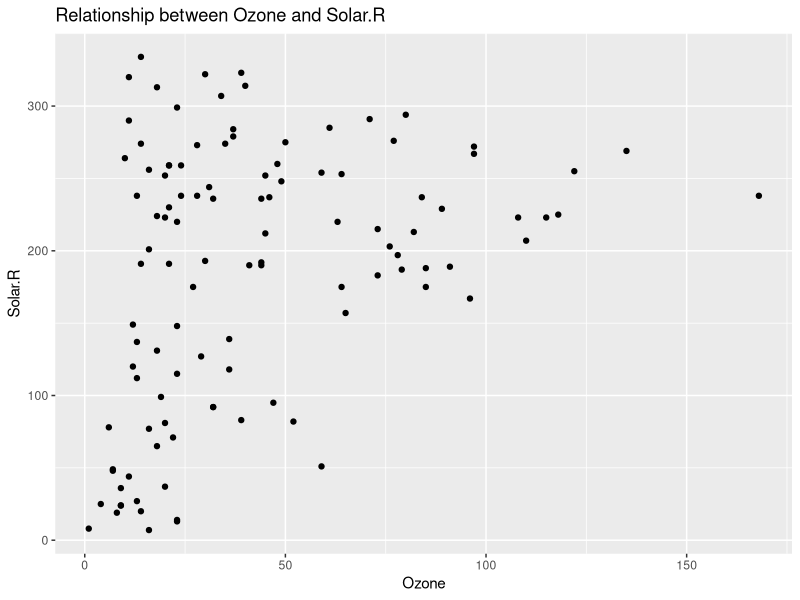
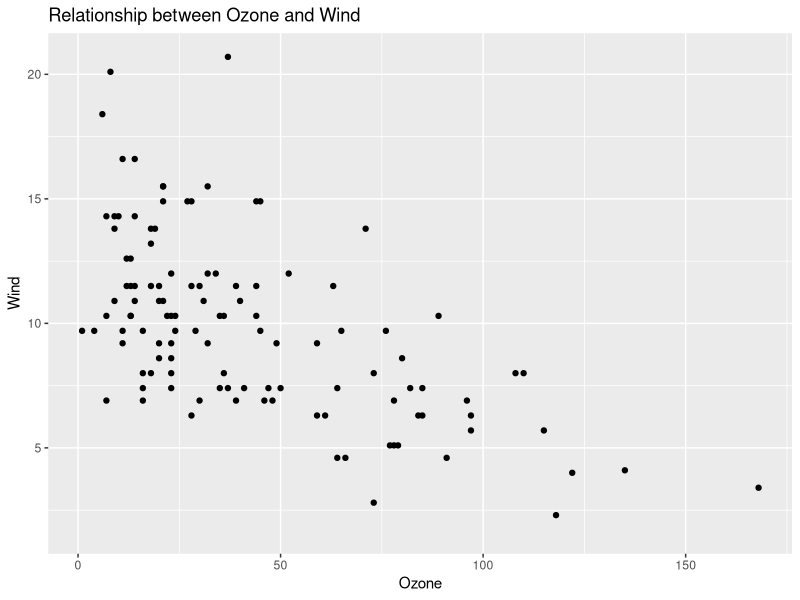
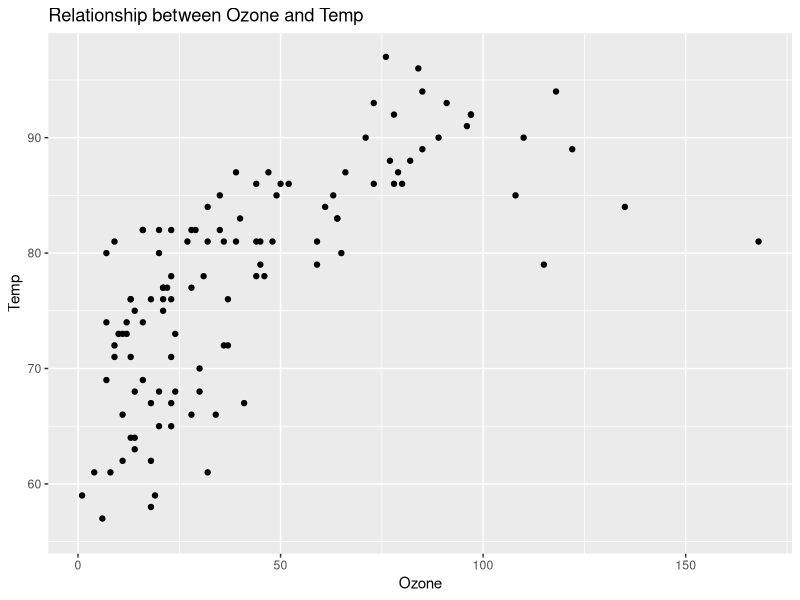
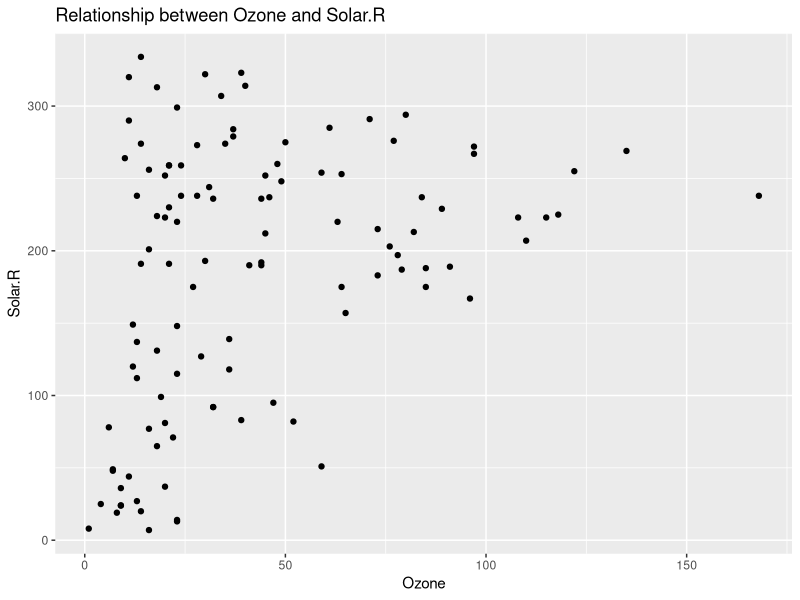
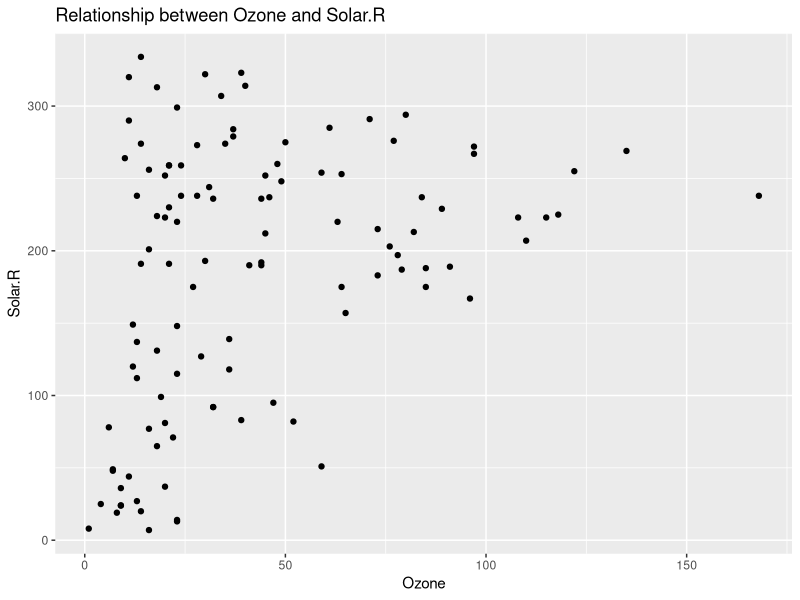
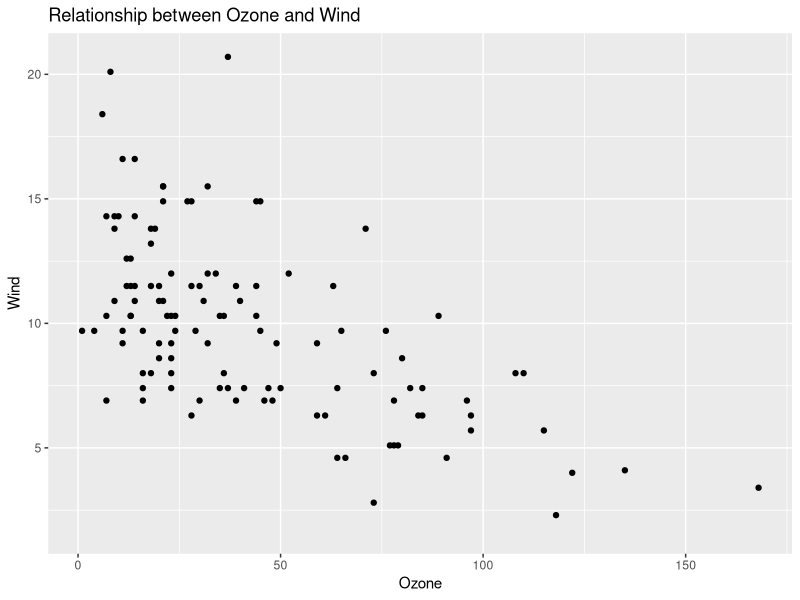
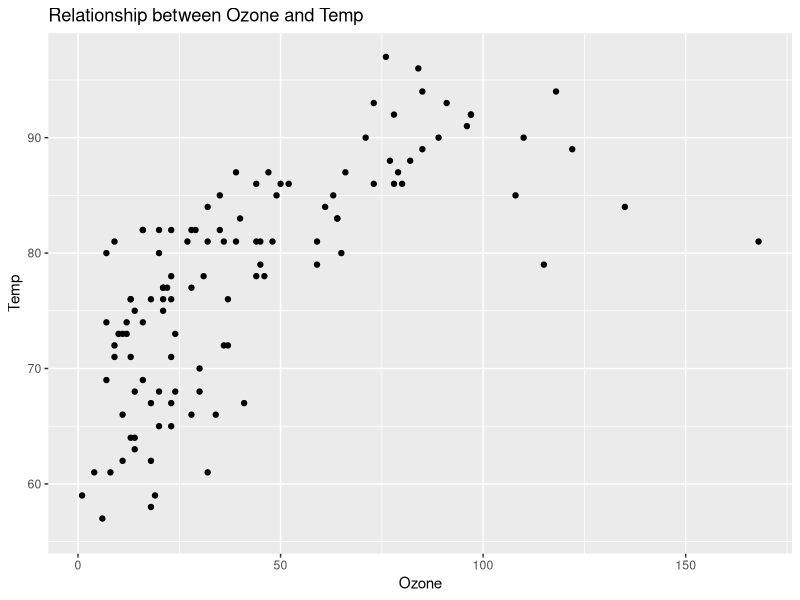
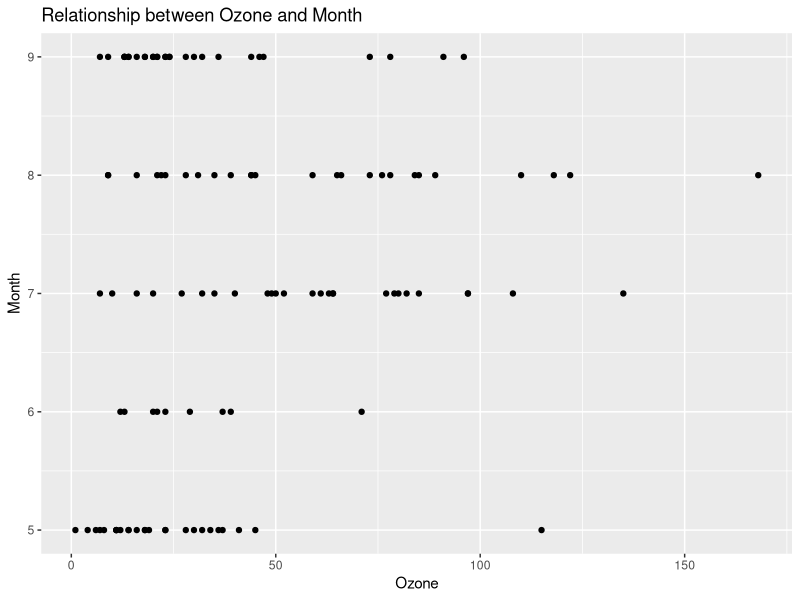

Reproduce these figures in R, in order.
## ---- chunk 1
library(tidyverse)
library(glue)
## ---- chunk 2
data("airquality")

airquality
## ---- chunk 3
airquality %>%
    ggplot(aes(x = Ozone, y = Solar.R)) +
    geom_point() +
    labs(title = "Relationship between Ozone and Solar.R",
         y = "Solar.R")

airquality %>%
    ggplot(aes(x = Ozone, y = Wind)) +
    geom_point() +
    labs(title = "Relationship between Ozone and Wind",
         y = "Wind")

airquality %>%
    ggplot(aes(x = Ozone, y = Temp)) +
    geom_point() +
    labs(title = "Relationship between Ozone and Temp",
         y = "Temp")
## ---- chunk 4

names <- c("Jae", "Aniket", "Avery")

fields <- c("Political Science", "Law", "Public Health")

library(glue)
glue("{names} studies {fields}.")

## ---- chunk 5

airquality %>%
      ggplot(aes(x = .data[[names(airquality)[1]]], y = .data[[names(airquality)[2]]]))+
    geom_point()+
    labs(title = glue("Relationship between Ozone and {names(airquality)[2]}"),
         y = glue("{names(airquality)[2]}"))

## ---- chunk 6

create_point_plot <- function(i){
  
  p <- airquality %>%
    ggplot(aes(x = .data[[names(airquality)[1]]], y = .data[[names(airquality)[i]]]))+
    geom_point() +
    labs(title = glue("Relationship between Ozone and {names(airquality)[i]}"),
         y = glue("{names(airquality)[i]}"))
  print(p)
}

## ---- chunk 7

walk(2:ncol(airquality), create_point_plot)

